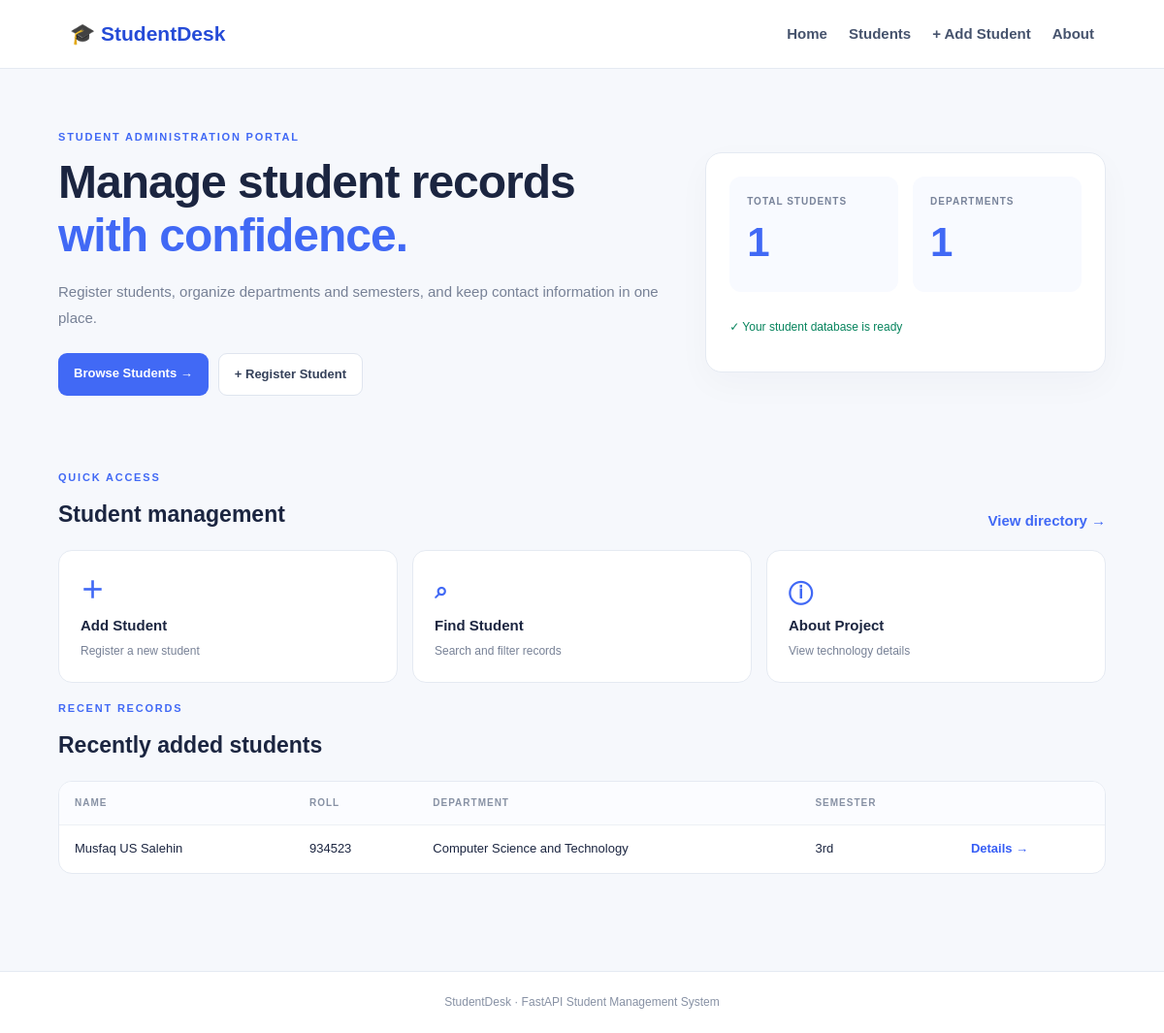
The page / on the database its author committed.
### Model.py (models this page shows)
class Student(Base):
    __tablename__ = "students"
    id = Column(Integer, primary_key=True, index=True)
    roll_no = Column(String(30), unique=True, nullable=False, index=True)
    name = Column(String(120), nullable=False, index=True)
    department = Column(String(100), nullable=False)
    semester = Column(String(30), nullable=False)
    email = Column(String(150), unique=True, nullable=False, index=True)
    phone = Column(String(30), nullable=True)
    gender = Column(String(30), nullable=True)
    address = Column(String(300), nullable=True)

### Main.py (the view)
@app.get("/",response_class=HTMLResponse)
def home(request:Request,db:Session=Depends(get_db)):
    students=Service.list_students(db)
    return templates.TemplateResponse(request=request,name="index.html",context={"total_students":len(students),"departments_count":len({s.department for s in students}),"recent_students":students[:5]})

### templates/index.html
{% extends "base.html" %}{% block title %}Home | StudentDesk{% endblock %}{% block content %}<section class="hero"><div><p class="eyebrow">STUDENT ADMINISTRATION PORTAL</p><h1>Manage student records <span>with confidence.</span></h1><p class="lead">Register students, organize departments and semesters, and keep contact information in one place.</p><div class="actions"><a class="btn primary" href="/students">Browse Students →</a><a class="btn secondary" href="/students/new">+ Register Student</a></div></div><div class="stats"><div><small>TOTAL STUDENTS</small><strong>{{ total_students }}</strong></div><div><small>DEPARTMENTS</small><strong>{{ departments_count }}</strong></div><p>✓ Your student database is ready</p></div></section><section class="section-head"><div><p class="eyebrow">QUICK ACCESS</p><h2>Student management</h2></div><a href="/students">View directory →</a></section><div class="quick-grid"><a class="quick-card" href="/students/new"><b>＋</b><strong>Add Student</strong><span>Register a new student</span></a><a class="quick-card" href="/students"><b>⌕</b><strong>Find Student</strong><span>Search and filter records</span></a><a class="quick-card" href="/about"><b>ⓘ</b><strong>About Project</strong><span>View technology details</span></a></div><section class="section-head"><div><p class="eyebrow">RECENT RECORDS</p><h2>Recently added students</h2></div></section><div class="table-wrap"><table><thead><tr><th>Name</th><th>Roll</th><th>Department</th><th>Semester</th><th></th></tr></thead><tbody>{% for s in recent_students %}<tr><td>{{ s.name }}</td><td>{{ s.roll_no }}</td><td>{{ s.department }}</td><td>{{ s.semester }}</td><td><a href="/students/{{ s.id }}">Details →</a></td></tr>{% else %}<tr><td colspan="5" class="empty">No students yet. <a href="/students/new">Add the first student.</a></td></tr>{% endfor %}</tbody></table></div>{% endblock %}

### static/css/style.css (style rules this page uses)
* { box-sizing:border-box }
body { margin:0;background:#f6f8fc;color:#1b2540;font:15px/1.6 Arial,sans-serif }
.header nav a:hover,.table-wrap a { color:#365df5 }
.hero { display:grid;grid-template-columns:1.2fr .8fr;gap:48px;align-items:center;padding:20px 0 58px }
.eyebrow { font-size:11px;letter-spacing:1.8px;font-weight:800;color:#4169f5;margin:0 0 10px }
h1 { font-size:clamp(32px,4vw,48px);line-height:1.15;letter-spacing:-1px;margin:0 0 16px }
h1 span { color:#4169f5 }
h2 { margin:0;font-size:23px }
.lead,.muted { color:#778196 }
.lead { line-height:1.8;max-width:620px }
.stats,.form-card,.profile,.feature-grid article { background:white;border:1px solid #e5eaf2;border-radius:17px;padding:24px;box-shadow:0 12px 35px #18223808 }
.stats { display:grid;grid-template-columns:1fr 1fr;gap:15px }
.stats div { padding:18px;background:#f8faff;border-radius:12px }
.stats small { display:block;color:#78839a;font-size:10px;font-weight:700;letter-spacing:1px }
.stats strong { display:block;font-size:42px;color:#4169f5 }
.stats p { grid-column:1/-1;color:#07845d;font-size:12px }
.actions { display:flex;gap:10px;flex-wrap:wrap;margin-top:23px }
.btn { display:inline-block;padding:11px 16px;border-radius:9px;text-decoration:none;font-weight:700;font-size:13px;border:0;cursor:pointer }
.primary { background:#4169f5;color:white }
.secondary { background:white;color:#35415a;border:1px solid #dfe5ef }
.section-head,.page-head { display:flex;align-items:end;justify-content:space-between;gap:20px;margin:18px 0 }
.section-head a { color:#4169f5;text-decoration:none;font-weight:700 }
.quick-grid { display:grid;grid-template-columns:repeat(3,1fr);gap:15px }
.quick-card { display:flex;flex-direction:column;gap:5px;background:white;padding:22px;border:1px solid #e5eaf2;border-radius:14px;text-decoration:none;color:#1b2540 }
.quick-card b { font-size:24px;color:#4169f5 }
.quick-card span { font-size:12px;color:#778196 }
.table-wrap { overflow-x:auto;background:white;border:1px solid #e5eaf2;border-radius:14px;margin:15px 0 30px }
table { border-collapse:collapse;width:100%;min-width:720px }
th,td { text-align:left;padding:14px 16px;border-bottom:1px solid #edf0f5 }
th { background:#fbfcff;color:#8791a4;font-size:10px;letter-spacing:1px;text-transform:uppercase }
tbody tr:last-child td { border-bottom:0 }
td { font-size:13px }
td a { font-weight:700;text-decoration:none }

### rows shown on the page
Student: name "Musfaq US Salehin", roll_no "934523", department "Computer Science and Technology", semester "3rd"

### other values the page prints
{{ total_students }} "1"
{{ departments_count }} "1"
